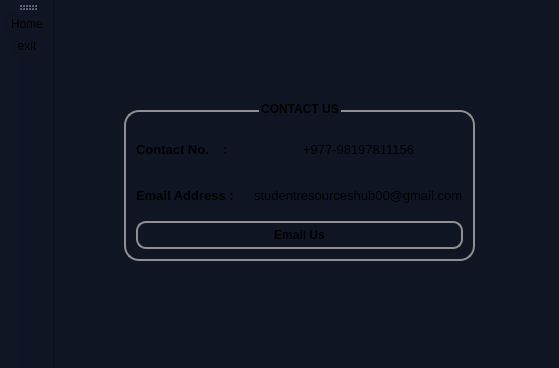
<?xml version="1.0" encoding="UTF-8"?>
<ui version="4.0">
 <class>Contactus</class>
 <widget class="QMainWindow" name="Contactus">
  <property name="geometry">
   <rect>
    <x>0</x>
    <y>0</y>
    <width>559</width>
    <height>368</height>
   </rect>
  </property>
  <property name="windowTitle">
   <string>MainWindow</string>
  </property>
  <property name="styleSheet">
   <string notr="true">background-color: rgb(16, 21, 36);
</string>
  </property>
  <widget class="QWidget" name="centralwidget">
   <widget class="QGroupBox" name="groupBox">
    <property name="geometry">
     <rect>
      <x>70</x>
      <y>100</y>
      <width>351</width>
      <height>161</height>
     </rect>
    </property>
    <property name="font">
     <font>
      <bold>true</bold>
     </font>
    </property>
    <property name="styleSheet">
     <string notr="true">QGroupBox {
    border: 2px solid #8f8f91;
    border-radius: 15px;
    margin-top: 10px; 
    background-color:rgb(255, 255, 255,0);
    padding: 5px;
}</string>
    </property>
    <property name="title">
     <string>CONTACT US</string>
    </property>
    <property name="alignment">
     <set>Qt::AlignmentFlag::AlignCenter</set>
    </property>
    <layout class="QVBoxLayout" name="verticalLayout_2">
     <item>
      <layout class="QVBoxLayout" name="verticalLayout">
       <item>
        <layout class="QHBoxLayout" name="horizontalLayout_2">
         <item>
          <widget class="QLabel" name="label_3">
           <property name="font">
            <font>
             <pointsize>10</pointsize>
             <bold>true</bold>
            </font>
           </property>
           <property name="text">
            <string>Contact No.    :</string>
           </property>
          </widget>
         </item>
         <item>
          <widget class="QLabel" name="label">
           <property name="font">
            <font>
             <pointsize>10</pointsize>
            </font>
           </property>
           <property name="text">
            <string>+977-98197811156</string>
           </property>
          </widget>
         </item>
        </layout>
       </item>
       <item>
        <layout class="QHBoxLayout" name="horizontalLayout_3">
         <item>
          <widget class="QLabel" name="label_4">
           <property name="font">
            <font>
             <pointsize>10</pointsize>
             <bold>true</bold>
            </font>
           </property>
           <property name="text">
            <string>Email Address :</string>
           </property>
          </widget>
         </item>
         <item>
          <widget class="QLabel" name="label_2">
           <property name="font">
            <font>
             <pointsize>10</pointsize>
            </font>
           </property>
           <property name="text">
            <string>studentresourceshub00@gmail.com</string>
           </property>
          </widget>
         </item>
        </layout>
       </item>
      </layout>
     </item>
     <item>
      <widget class="QPushButton" name="pushButton">
       <property name="font">
        <font>
         <bold>true</bold>
        </font>
       </property>
       <property name="styleSheet">
        <string notr="true">QPushButton {
    border: 2px solid #8f8f91;
    border-radius: 10px; 
    background-color:rgb(255, 255, 255,0);
    min-width: 10px; 
    min-height: 10px; 
    padding: 5px; 
    margin: 0px; 
}
</string>
       </property>
       <property name="text">
        <string>Email Us</string>
       </property>
      </widget>
     </item>
    </layout>
   </widget>
   <widget class="QWidget" name="layoutWidget">
    <property name="geometry">
     <rect>
      <x>0</x>
      <y>0</y>
      <width>2</width>
      <height>2</height>
     </rect>
    </property>
    <layout class="QHBoxLayout" name="horizontalLayout"/>
   </widget>
  </widget>
  <widget class="QToolBar" name="toolBar">
   <property name="windowTitle">
    <string>toolBar</string>
   </property>
   <attribute name="toolBarArea">
    <enum>LeftToolBarArea</enum>
   </attribute>
   <attribute name="toolBarBreak">
    <bool>false</bool>
   </attribute>
   <addaction name="actionHome"/>
   <addaction name="actionexit"/>
  </widget>
  <action name="actionHome">
   <property name="icon">
    <iconset theme="QIcon::ThemeIcon::GoHome"/>
   </property>
   <property name="text">
    <string>Home</string>
   </property>
   <property name="menuRole">
    <enum>QAction::MenuRole::NoRole</enum>
   </property>
  </action>
  <action name="actionexit">
   <property name="icon">
    <iconset theme="QIcon::ThemeIcon::ApplicationExit"/>
   </property>
   <property name="text">
    <string>exit</string>
   </property>
   <property name="menuRole">
    <enum>QAction::MenuRole::NoRole</enum>
   </property>
  </action>
 </widget>
 <resources/>
 <connections/>
</ui>
